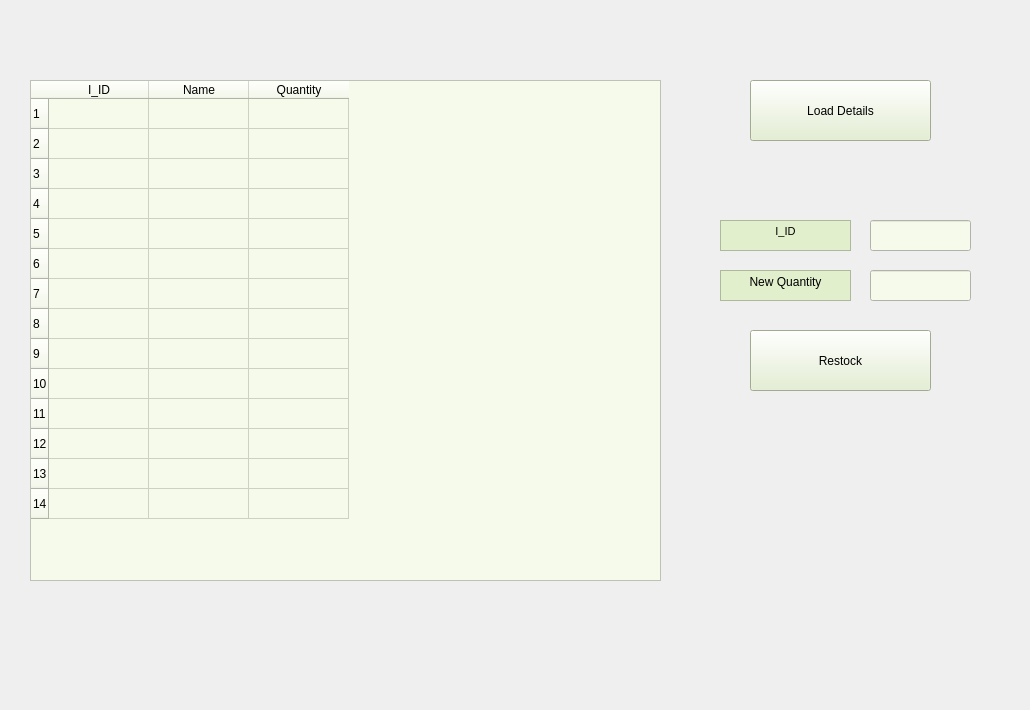
    <widget class="QWidget" name="inventory_page">
     <widget class="QTableWidget" name="inventory_table">
      <property name="geometry">
       <rect>
        <x>30</x>
        <y>80</y>
        <width>631</width>
        <height>501</height>
       </rect>
      </property>
      <property name="styleSheet">
       <string notr="true">background-color:rgb(246, 250, 234)</string>
      </property>
      <property name="rowCount">
       <number>14</number>
      </property>
      <property name="columnCount">
       <number>3</number>
      </property>
      <row/>
      <row/>
      <row/>
      <row/>
      <row/>
      <row/>
      <row/>
      <row/>
      <row/>
      <row/>
      <row/>
      <row/>
      <row/>
      <row/>
      <column>
       <property name="text">
        <string>I_ID</string>
       </property>
      </column>
      <column>
       <property name="text">
        <string>Name</string>
       </property>
      </column>
      <column>
       <property name="text">
        <string>Quantity</string>
       </property>
      </column>
     </widget>
     <widget class="QPushButton" name="inventory_load">
      <property name="geometry">
       <rect>
        <x>750</x>
        <y>80</y>
        <width>181</width>
        <height>61</height>
       </rect>
      </property>
      <property name="styleSheet">
       <string notr="true">background-color:rgb(226, 239, 204)</string>
      </property>
      <property name="text">
       <string>Load Details</string>
      </property>
     </widget>
     <widget class="QLineEdit" name="restock">
      <property name="geometry">
       <rect>
        <x>870</x>
        <y>270</y>
        <width>101</width>
        <height>31</height>
       </rect>
      </property>
      <property name="styleSheet">
       <string notr="true">background-color:rgb(246, 250, 234)</string>
      </property>
     </widget>
     <widget class="QLineEdit" name="inventory_id">
      <property name="geometry">
       <rect>
        <x>870</x>
        <y>220</y>
        <width>101</width>
        <height>31</height>
       </rect>
      </property>
      <property name="styleSheet">
       <string notr="true">background-color:rgb(246, 250, 234)</string>
      </property>
     </widget>
     <widget class="QTextBrowser" name="textBrowser_6">
      <property name="geometry">
       <rect>
        <x>720</x>
        <y>270</y>
        <width>131</width>
        <height>31</height>
       </rect>
      </property>
      <property name="styleSheet">
       <string notr="true">background-color:rgb(226, 239, 204)</string>
      </property>
      <property name="html">
       <string>&lt;!DOCTYPE HTML PUBLIC &quot;-//W3C//DTD HTML 4.0//EN&quot; &quot;http://www.w3.org/TR/REC-html40/strict.dtd&quot;&gt;
&lt;html&gt;&lt;head&gt;&lt;meta name=&quot;qrichtext&quot; content=&quot;1&quot; /&gt;&lt;style type=&quot;text/css&quot;&gt;
p, li { white-space: pre-wrap; }
&lt;/style&gt;&lt;/head&gt;&lt;body style=&quot; font-family:'MS Shell Dlg 2'; font-size:7.8pt; font-weight:400; font-style:normal;&quot;&gt;
&lt;p align=&quot;center&quot; style=&quot; margin-top:12px; margin-bottom:12px; margin-left:0px; margin-right:0px; -qt-block-indent:0; text-indent:0px;&quot;&gt;&lt;span style=&quot; font-size:9pt;&quot;&gt;New Quantity&lt;/span&gt;&lt;/p&gt;&lt;/body&gt;&lt;/html&gt;</string>
      </property>
     </widget>
     <widget class="QTextBrowser" name="textBrowser_8">
      <property name="geometry">
       <rect>
        <x>720</x>
        <y>220</y>
        <width>131</width>
        <height>31</height>
       </rect>
      </property>
      <property name="styleSheet">
       <string notr="true">background-color:rgb(226, 239, 204)</string>
      </property>
      <property name="html">
       <string>&lt;!DOCTYPE HTML PUBLIC &quot;-//W3C//DTD HTML 4.0//EN&quot; &quot;http://www.w3.org/TR/REC-html40/strict.dtd&quot;&gt;
&lt;html&gt;&lt;head&gt;&lt;meta name=&quot;qrichtext&quot; content=&quot;1&quot; /&gt;&lt;style type=&quot;text/css&quot;&gt;
p, li { white-space: pre-wrap; }
&lt;/style&gt;&lt;/head&gt;&lt;body style=&quot; font-family:'MS Shell Dlg 2'; font-size:7.8pt; font-weight:400; font-style:normal;&quot;&gt;
&lt;p align=&quot;center&quot; style=&quot; margin-top:12px; margin-bottom:12px; margin-left:0px; margin-right:0px; -qt-block-indent:0; text-indent:0px;&quot;&gt;&lt;span style=&quot; font-size:8pt;&quot;&gt;I_ID&lt;/span&gt;&lt;/p&gt;&lt;/body&gt;&lt;/html&gt;</string>
      </property>
     </widget>
     <widget class="QPushButton" name="restock_b">
      <property name="geometry">
       <rect>
        <x>750</x>
        <y>330</y>
        <width>181</width>
        <height>61</height>
       </rect>
      </property>
      <property name="styleSheet">
       <string notr="true">background-color:rgb(226, 239, 204)</string>
      </property>
      <property name="text">
       <string>Restock</string>
      </property>
     </widget>
     <widget class="QLabel" name="background_9">
      <property name="geometry">
       <rect>
        <x>0</x>
        <y>20</y>
        <width>1021</width>
        <height>681</height>
       </rect>
      </property>
      <property name="styleSheet">
       <string notr="true">image: url(:/Pic/Pictures/greenMain.jpg);</string>
      </property>
      <property name="text">
       <string/>
      </property>
     </widget>
     <zorder>background_9</zorder>
     <zorder>inventory_table</zorder>
     <zorder>inventory_load</zorder>
     <zorder>restock</zorder>
     <zorder>inventory_id</zorder>
     <zorder>textBrowser_6</zorder>
     <zorder>textBrowser_8</zorder>
     <zorder>restock_b</zorder>
    </widget>
